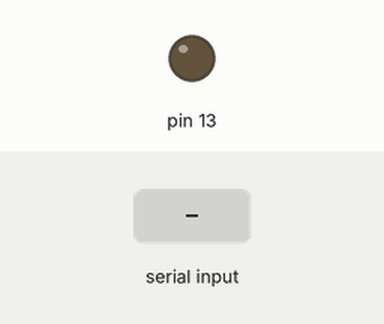
The sketch below on a simulated Arduino Uno, built with avr-gcc and run on an emulated ATmega328P. Shown: output pins drawn as LEDs (lit = HIGH). Inputs (shaded band) come from the test bench.

Above: at 1.2 s.
1.3 s: "1" received over the second serial link
At 1.7 s:
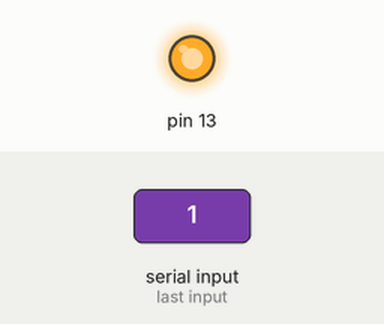
2.8 s: "2" received over the second serial link
At 4.0 s:
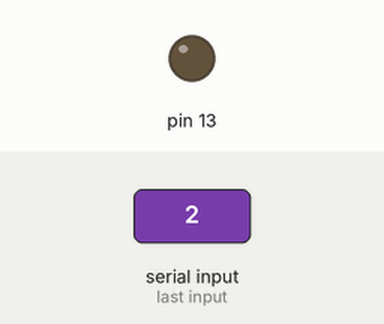
Timing chart, 0 to 5.8 s (numbered marks = the images above; inputs shaded):
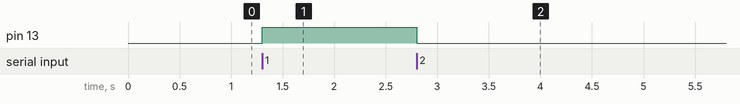

Measured:
- after the input at 1.3 s, pin 13: LOW → HIGH at once
- after the input at 2.8 s, pin 13: HIGH → LOW at once

The sketch:

LedOnboardWithBluetooth.ino
```cpp
#include <SoftwareSerial.h>
SoftwareSerial BT(10, 11);

// Remember to wire bluetooth RXD to 11 and TXD to 10

void setup() {
  pinMode(13, OUTPUT);
  BT.begin(9600);
  BT.println("Hello from Arduino");
}

void loop() {
  if (BT.available()) {
    char a = BT.read();
    if (a == '1') {
      digitalWrite(13, HIGH);
      BT.println("LED on");
    }
    if (a == '2') {
      digitalWrite(13, LOW);
      BT.println("LED off");
    }
    if (a == '?') {
      BT.println("Send '1' to turn LED on");
      BT.println("Send '2' to turn LED off");
    }
  }
}
```
